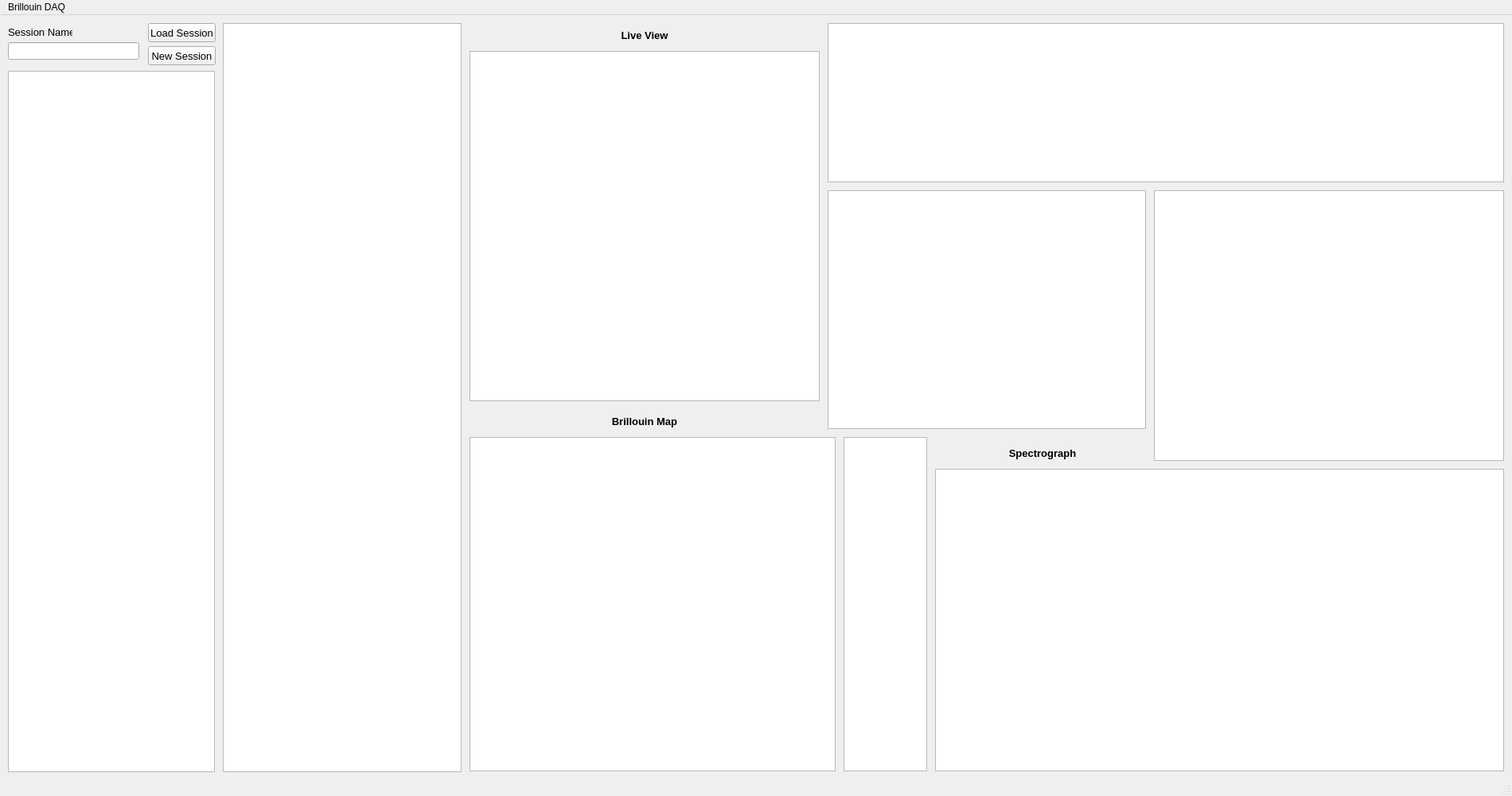
<?xml version="1.0" encoding="UTF-8"?>
<ui version="4.0">
 <class>MainWindow</class>
 <widget class="QMainWindow" name="MainWindow">
  <property name="geometry">
   <rect>
    <x>0</x>
    <y>0</y>
    <width>1900</width>
    <height>1000</height>
   </rect>
  </property>
  <property name="windowTitle">
   <string>Brillouin Scanning Interface</string>
  </property>
  <property name="styleSheet">
   <string notr="true"/>
  </property>
  <widget class="QWidget" name="centralwidget">
   <widget class="QTreeView" name="treeView">
    <property name="geometry">
     <rect>
      <x>280</x>
      <y>10</y>
      <width>300</width>
      <height>941</height>
     </rect>
    </property>
    <property name="sizePolicy">
     <sizepolicy hsizetype="Fixed" vsizetype="Expanding">
      <horstretch>0</horstretch>
      <verstretch>2</verstretch>
     </sizepolicy>
    </property>
    <property name="minimumSize">
     <size>
      <width>300</width>
      <height>0</height>
     </size>
    </property>
    <property name="contextMenuPolicy">
     <enum>Qt::CustomContextMenu</enum>
    </property>
   </widget>
   <widget class="ParameterTree" name="parameterTreeWidget">
    <property name="geometry">
     <rect>
      <x>10</x>
      <y>70</y>
      <width>260</width>
      <height>881</height>
     </rect>
    </property>
    <property name="sizePolicy">
     <sizepolicy hsizetype="Expanding" vsizetype="Expanding">
      <horstretch>0</horstretch>
      <verstretch>4</verstretch>
     </sizepolicy>
    </property>
    <property name="minimumSize">
     <size>
      <width>260</width>
      <height>0</height>
     </size>
    </property>
    <property name="animated">
     <bool>true</bool>
    </property>
    <property name="headerHidden">
     <bool>true</bool>
    </property>
    <column>
     <property name="text">
      <string notr="true">1</string>
     </property>
    </column>
   </widget>
   <widget class="QLineEdit" name="sessionName">
    <property name="enabled">
     <bool>true</bool>
    </property>
    <property name="geometry">
     <rect>
      <x>10</x>
      <y>34</y>
      <width>165</width>
      <height>22</height>
     </rect>
    </property>
    <property name="font">
     <font>
      <pointsize>12</pointsize>
     </font>
    </property>
    <property name="text">
     <string/>
    </property>
    <property name="alignment">
     <set>Qt::AlignCenter</set>
    </property>
    <property name="readOnly">
     <bool>true</bool>
    </property>
   </widget>
   <widget class="QLabel" name="session_label">
    <property name="geometry">
     <rect>
      <x>10</x>
      <y>13</y>
      <width>81</width>
      <height>16</height>
     </rect>
    </property>
    <property name="font">
     <font>
      <pointsize>10</pointsize>
     </font>
    </property>
    <property name="text">
     <string>Session Name</string>
    </property>
    <property name="alignment">
     <set>Qt::AlignLeading|Qt::AlignLeft|Qt::AlignVCenter</set>
    </property>
   </widget>
   <widget class="QPushButton" name="newSessionBtn">
    <property name="geometry">
     <rect>
      <x>186</x>
      <y>39</y>
      <width>85</width>
      <height>24</height>
     </rect>
    </property>
    <property name="font">
     <font>
      <pointsize>10</pointsize>
     </font>
    </property>
    <property name="text">
     <string>New Session</string>
    </property>
   </widget>
   <widget class="QPushButton" name="loadSessionBtn">
    <property name="geometry">
     <rect>
      <x>186</x>
      <y>10</y>
      <width>85</width>
      <height>24</height>
     </rect>
    </property>
    <property name="font">
     <font>
      <pointsize>10</pointsize>
     </font>
    </property>
    <property name="text">
     <string>Load Session</string>
    </property>
   </widget>
   <widget class="GraphicsView" name="graphicsViewCMOS">
    <property name="geometry">
     <rect>
      <x>590</x>
      <y>45</y>
      <width>440</width>
      <height>440</height>
     </rect>
    </property>
    <property name="sizePolicy">
     <sizepolicy hsizetype="Preferred" vsizetype="Preferred">
      <horstretch>0</horstretch>
      <verstretch>0</verstretch>
     </sizepolicy>
    </property>
    <property name="minimumSize">
     <size>
      <width>440</width>
      <height>440</height>
     </size>
    </property>
   </widget>
   <widget class="GraphicsView" name="graphicsViewSampleSpecSeries">
    <property name="geometry">
     <rect>
      <x>1175</x>
      <y>570</y>
      <width>715</width>
      <height>380</height>
     </rect>
    </property>
    <property name="sizePolicy">
     <sizepolicy hsizetype="Expanding" vsizetype="Expanding">
      <horstretch>0</horstretch>
      <verstretch>3</verstretch>
     </sizepolicy>
    </property>
    <property name="minimumSize">
     <size>
      <width>0</width>
      <height>0</height>
     </size>
    </property>
   </widget>
   <widget class="GraphicsView" name="graphicsViewBinned">
    <property name="geometry">
     <rect>
      <x>1060</x>
      <y>530</y>
      <width>105</width>
      <height>420</height>
     </rect>
    </property>
    <property name="sizePolicy">
     <sizepolicy hsizetype="Expanding" vsizetype="Expanding">
      <horstretch>0</horstretch>
      <verstretch>1</verstretch>
     </sizepolicy>
    </property>
    <property name="minimumSize">
     <size>
      <width>105</width>
      <height>420</height>
     </size>
    </property>
   </widget>
   <widget class="GraphicsView" name="graphicsViewSampleScanDepth">
    <property name="geometry">
     <rect>
      <x>1450</x>
      <y>220</y>
      <width>440</width>
      <height>340</height>
     </rect>
    </property>
    <property name="sizePolicy">
     <sizepolicy hsizetype="Expanding" vsizetype="Expanding">
      <horstretch>0</horstretch>
      <verstretch>3</verstretch>
     </sizepolicy>
    </property>
    <property name="minimumSize">
     <size>
      <width>440</width>
      <height>340</height>
     </size>
    </property>
   </widget>
   <widget class="GraphicsView" name="graphicsViewHeatmap">
    <property name="geometry">
     <rect>
      <x>590</x>
      <y>530</y>
      <width>460</width>
      <height>420</height>
     </rect>
    </property>
    <property name="minimumSize">
     <size>
      <width>0</width>
      <height>0</height>
     </size>
    </property>
   </widget>
   <widget class="GraphicsView" name="graphicsViewSample">
    <property name="geometry">
     <rect>
      <x>1040</x>
      <y>10</y>
      <width>850</width>
      <height>200</height>
     </rect>
    </property>
    <property name="sizePolicy">
     <sizepolicy hsizetype="Expanding" vsizetype="Expanding">
      <horstretch>0</horstretch>
      <verstretch>1</verstretch>
     </sizepolicy>
    </property>
    <property name="minimumSize">
     <size>
      <width>850</width>
      <height>200</height>
     </size>
    </property>
   </widget>
   <widget class="GraphicsView" name="graphicsViewSampleSpectrum">
    <property name="geometry">
     <rect>
      <x>1040</x>
      <y>220</y>
      <width>400</width>
      <height>300</height>
     </rect>
    </property>
    <property name="sizePolicy">
     <sizepolicy hsizetype="Expanding" vsizetype="Expanding">
      <horstretch>0</horstretch>
      <verstretch>2</verstretch>
     </sizepolicy>
    </property>
    <property name="minimumSize">
     <size>
      <width>400</width>
      <height>300</height>
     </size>
    </property>
   </widget>
   <widget class="QLabel" name="session_label_8">
    <property name="geometry">
     <rect>
      <x>1180</x>
      <y>540</y>
      <width>260</width>
      <height>20</height>
     </rect>
    </property>
    <property name="font">
     <font>
      <pointsize>10</pointsize>
      <weight>75</weight>
      <bold>true</bold>
     </font>
    </property>
    <property name="text">
     <string>Spectrograph</string>
    </property>
    <property name="alignment">
     <set>Qt::AlignCenter</set>
    </property>
   </widget>
   <widget class="QLabel" name="session_label_9">
    <property name="geometry">
     <rect>
      <x>590</x>
      <y>500</y>
      <width>440</width>
      <height>20</height>
     </rect>
    </property>
    <property name="font">
     <font>
      <pointsize>10</pointsize>
      <weight>75</weight>
      <bold>true</bold>
     </font>
    </property>
    <property name="text">
     <string>Brillouin Map</string>
    </property>
    <property name="alignment">
     <set>Qt::AlignCenter</set>
    </property>
   </widget>
   <widget class="QLabel" name="session_label_10">
    <property name="geometry">
     <rect>
      <x>590</x>
      <y>15</y>
      <width>440</width>
      <height>20</height>
     </rect>
    </property>
    <property name="font">
     <font>
      <pointsize>10</pointsize>
      <weight>75</weight>
      <bold>true</bold>
     </font>
    </property>
    <property name="text">
     <string>Live View</string>
    </property>
    <property name="alignment">
     <set>Qt::AlignCenter</set>
    </property>
   </widget>
  </widget>
  <widget class="QStatusBar" name="statusbar"/>
  <widget class="QMenuBar" name="menubar">
   <property name="geometry">
    <rect>
     <x>0</x>
     <y>0</y>
     <width>1900</width>
     <height>21</height>
    </rect>
   </property>
   <widget class="QMenu" name="menuBrillouin_DAQ">
    <property name="title">
     <string>Brillouin DAQ</string>
    </property>
   </widget>
   <addaction name="menuBrillouin_DAQ"/>
  </widget>
 </widget>
 <customwidgets>
  <customwidget>
   <class>ParameterTree</class>
   <extends>QTreeWidget</extends>
   <header>pyqtgraph.parametertree</header>
  </customwidget>
  <customwidget>
   <class>GraphicsView</class>
   <extends>QGraphicsView</extends>
   <header>pyqtgraph.widgets.GraphicsView</header>
  </customwidget>
 </customwidgets>
 <resources/>
 <connections/>
</ui>
